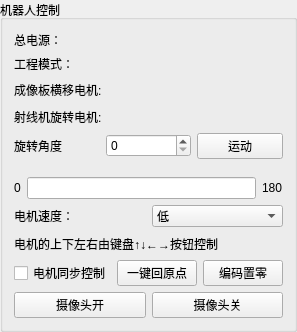
        <widget class="QGroupBox" name="groupBox_5">
         <property name="minimumSize">
          <size>
           <width>0</width>
           <height>0</height>
          </size>
         </property>
         <property name="maximumSize">
          <size>
           <width>16777215</width>
           <height>6666</height>
          </size>
         </property>
         <property name="title">
          <string>机器人控制</string>
         </property>
         <layout class="QVBoxLayout" name="verticalLayout_3">
          <item>
           <layout class="QGridLayout" name="gridLayout_4">
            <item row="3" column="1">
             <widget class="QLabel" name="label_20">
              <property name="text">
               <string/>
              </property>
             </widget>
            </item>
            <item row="2" column="0">
             <widget class="QLabel" name="label_17">
              <property name="minimumSize">
               <size>
                <width>0</width>
                <height>21</height>
               </size>
              </property>
              <property name="maximumSize">
               <size>
                <width>16777215</width>
                <height>21</height>
               </size>
              </property>
              <property name="text">
               <string>成像板横移电机:</string>
              </property>
             </widget>
            </item>
            <item row="1" column="1">
             <widget class="QLabel" name="label_37">
              <property name="text">
               <string/>
              </property>
             </widget>
            </item>
            <item row="0" column="1">
             <widget class="QLabel" name="label_54">
              <property name="text">
               <string/>
              </property>
             </widget>
            </item>
            <item row="0" column="0">
             <widget class="QLabel" name="label_52">
              <property name="text">
               <string>总电源：</string>
              </property>
             </widget>
            </item>
            <item row="3" column="0">
             <widget class="QLabel" name="label_21">
              <property name="minimumSize">
               <size>
                <width>0</width>
                <height>21</height>
               </size>
              </property>
              <property name="maximumSize">
               <size>
                <width>16777215</width>
                <height>21</height>
               </size>
              </property>
              <property name="text">
               <string>射线机旋转电机:</string>
              </property>
             </widget>
            </item>
            <item row="2" column="1">
             <widget class="QLabel" name="label_19">
              <property name="text">
               <string/>
              </property>
             </widget>
            </item>
            <item row="1" column="0">
             <widget class="QLabel" name="label_34">
              <property name="text">
               <string>工程模式：</string>
              </property>
             </widget>
            </item>
           </layout>
          </item>
          <item>
           <layout class="QHBoxLayout" name="horizontalLayout_2">
            <property name="topMargin">
             <number>0</number>
            </property>
            <item>
             <widget class="QLabel" name="label">
              <property name="text">
               <string>旋转角度</string>
              </property>
             </widget>
            </item>
            <item>
             <widget class="QSpinBox" name="spinBox">
              <property name="maximum">
               <number>180</number>
              </property>
             </widget>
            </item>
            <item>
             <widget class="QPushButton" name="pushButton_6">
              <property name="text">
               <string>运动</string>
              </property>
             </widget>
            </item>
           </layout>
          </item>
          <item>
           <layout class="QHBoxLayout" name="horizontalLayout_3">
            <property name="topMargin">
             <number>12</number>
            </property>
            <item>
             <widget class="QLabel" name="lbMinEncode">
              <property name="text">
               <string>0</string>
              </property>
             </widget>
            </item>
            <item>
             <widget class="QLineEdit" name="lEAngleEncode">
              <property name="readOnly">
               <bool>true</bool>
              </property>
             </widget>
            </item>
            <item>
             <widget class="QLabel" name="lbMaxEncode">
              <property name="text">
               <string>180</string>
              </property>
             </widget>
            </item>
           </layout>
          </item>
          <item>
           <layout class="QHBoxLayout" name="horizontalLayout_4">
            <item>
             <widget class="QLabel" name="label_18">
              <property name="text">
               <string>电机速度：</string>
              </property>
             </widget>
            </item>
            <item>
             <widget class="QComboBox" name="comboBox_3">
              <item>
               <property name="text">
                <string>低</string>
               </property>
              </item>
              <item>
               <property name="text">
                <string>中</string>
               </property>
              </item>
              <item>
               <property name="text">
                <string>高</string>
               </property>
              </item>
             </widget>
            </item>
           </layout>
          </item>
          <item>
           <widget class="QLabel" name="label_55">
            <property name="minimumSize">
             <size>
              <width>0</width>
              <height>21</height>
             </size>
            </property>
            <property name="maximumSize">
             <size>
              <width>16777215</width>
              <height>21</height>
             </size>
            </property>
            <property name="text">
             <string>电机的上下左右由键盘↑↓←→按钮控制</string>
            </property>
           </widget>
          </item>
          <item>
           <layout class="QHBoxLayout" name="horizontalLayout_6">
            <item>
             <widget class="QCheckBox" name="checkBox">
              <property name="text">
               <string>电机同步控制</string>
              </property>
             </widget>
            </item>
            <item>
             <widget class="QPushButton" name="pBOrgPoint">
              <property name="text">
               <string>一键回原点</string>
              </property>
             </widget>
            </item>
            <item>
             <widget class="QPushButton" name="pushButton_60">
              <property name="text">
               <string>编码置零</string>
              </property>
             </widget>
            </item>
           </layout>
          </item>
          <item>
           <layout class="QHBoxLayout" name="horizontalLayout">
            <property name="topMargin">
             <number>0</number>
            </property>
            <item>
             <widget class="QPushButton" name="pushButton_7">
              <property name="text">
               <string>摄像头开</string>
              </property>
             </widget>
            </item>
            <item>
             <widget class="QPushButton" name="pushButton_12">
              <property name="text">
               <string>摄像头关</string>
              </property>
             </widget>
            </item>
           </layout>
          </item>
         </layout>
        </widget>
